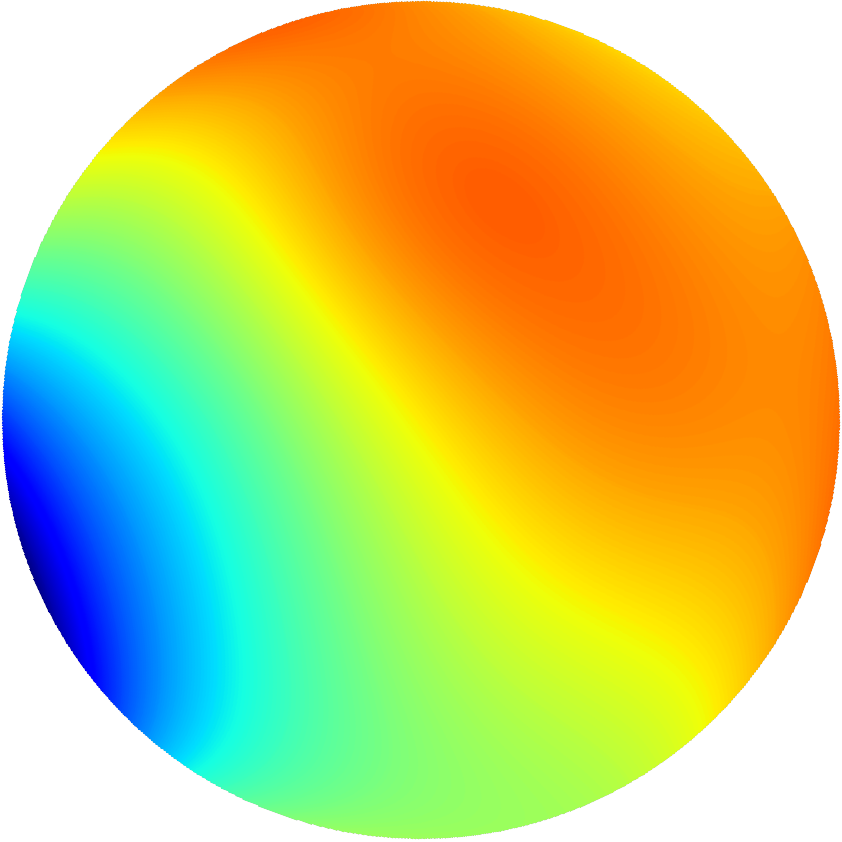
#> input picture ComparingCalciumAndElectrophysiologyMapping/data/bottom.png, 842 x 842 px
$ jupyter execute main.ipynb
#> lines starting #> are read from the running program, lines starting #| are printed output that depends on the picture
This code reproduces the comparison between the electrophysiological data and the calcium data.

### Instructions:
1. (Optional) Before proceeding, place the rotated `.PNG` files (e.g., the 2D projection of 3D mapping) into the `data` subfolder and name them as:
   - `top.PNG`
   - `bottom.PNG`
   - `Calcium.PNG`

2. (Optional) Crop the `.PNG` files so that they form a square, ensuring the edges touch the boundary of the mapping. This means creating the smallest possible square that captures the entire image.

3. The current folder is already filled with the necessary `.PNG` files. You can directly use the provided example without the previous step.

Step 1: Scale to same Dimension
Different images have different dimensions. Therefore, scale all images to match the smallest image among them.

This scaling is based on the assumption that all images have the same radius.

[cell 1]
from PIL import Image
import numpy as np
import matplotlib.pyplot as plt

# Load the images
image1_path = 'data/bottom.png'
image2_path = 'data/Calcium.png'
image3_path = 'data/top.png'

image1 = Image.open(image1_path)
#> image1 is the input picture: PIL image 842x842 RGBA; mean R, G, B, A 199, 205, 109.7, 198.4
image2 = Image.open(image2_path)
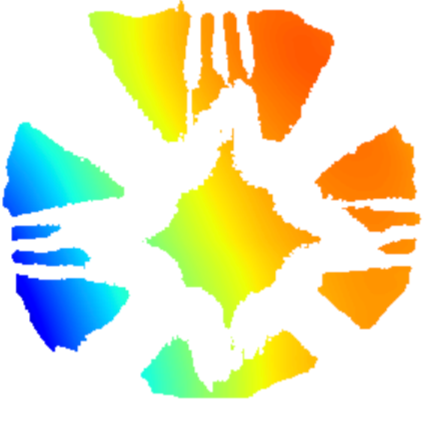
#> input picture ComparingCalciumAndElectrophysiologyMapping/data/Calcium.png, 423 x 423 px
#> image2 is the input picture: PIL image 423x423 RGBA; mean R, G, B, A 231.2, 229.8, 190.3, 255
image3 = Image.open(image3_path)
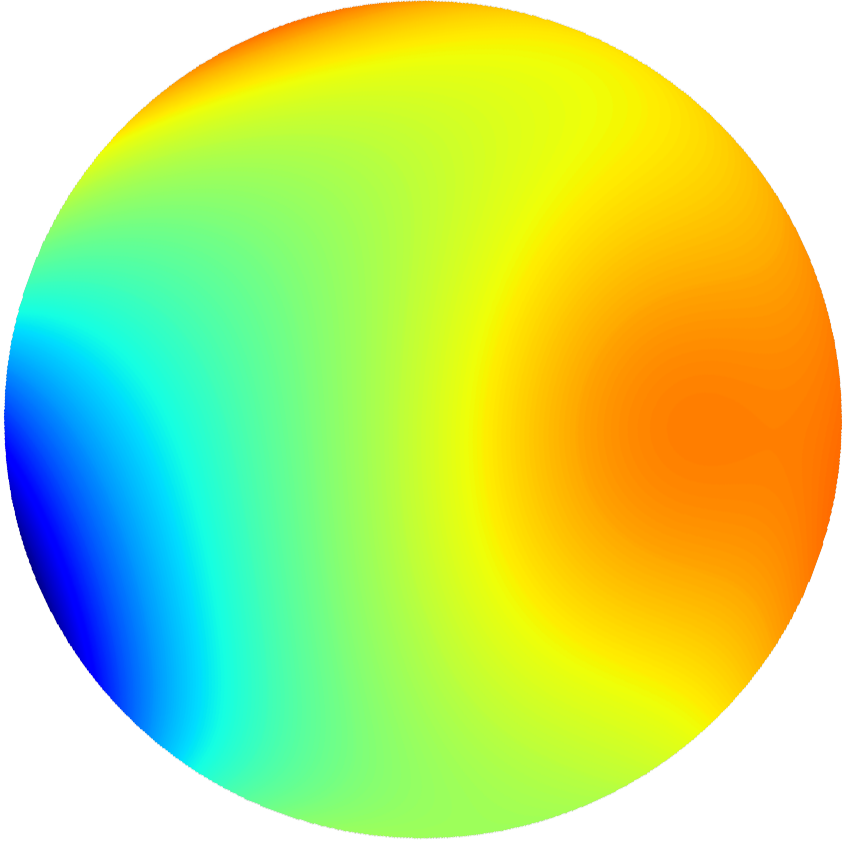
#> input picture ComparingCalciumAndElectrophysiologyMapping/data/top.png, 842 x 842 px
#> image3 is the input picture: PIL image 842x842 RGBA; mean R, G, B, A 189.9, 226, 117.7, 198.4

# Find the smallest size among all three images
smallest_size = min(
    image1.size[0], image1.size[1],
    image2.size[0], image2.size[1],
    image3.size[0], image3.size[1]
)
#> smallest_size = 423
smallest_size = 211
# Resize all three images to the smallest size using the updated resampling method
image1_resized = image1.resize((smallest_size, smallest_size), Image.Resampling.LANCZOS)
image2_resized = image2.resize((smallest_size, smallest_size), Image.Resampling.LANCZOS)
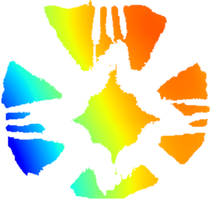
#> image2_resized: PIL image 211x211 RGBA; mean R, G, B, A 231.1, 229.7, 190.3, 255
image3_resized = image3.resize((smallest_size, smallest_size), Image.Resampling.LANCZOS)

# Convert images to numpy matrices
image1_matrix = np.array(image1_resized)
image2_matrix = np.array(image2_resized)
image3_matrix = np.array(image3_resized)

# Save the processed matrices
np.save('data/image1_matrix.npy', image1_matrix)
np.save('data/image2_matrix.npy', image2_matrix)
np.save('data/image3_matrix.npy', image3_matrix)

# Plot the resized images
plt.figure(figsize=(15, 5))

# Plot the first image
plt.subplot(1, 3, 1)
plt.title("Resized Image 1")
plt.imshow(image1_resized)
plt.axis('off')

# Plot the second image
plt.subplot(1, 3, 2)
plt.title("Resized Image 2")
plt.imshow(image2_resized)
plt.axis('off')

# Plot the third image
plt.subplot(1, 3, 3)
plt.title("Resized Image 3")
plt.imshow(image3_resized)
plt.axis('off')

plt.tight_layout()
plt.show()
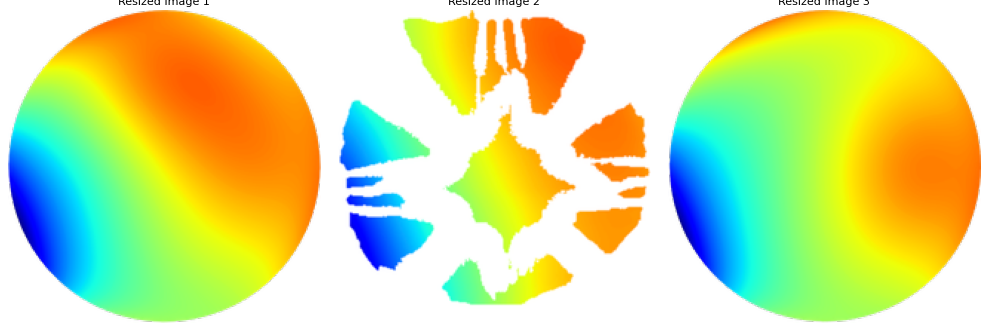
#> figure drawn by matplotlib, 3 panels

Step 2: Extract colormap

Run ExtractColorMap.py (Optional)

This code extracts the color from the JET mapping to numeric data, which can be used to map the projection value back to the latency value.

This step is optional, as the mapped values already include the color information in the file **`color_bar_valuesP.npy`**.

Step 3: Map back

This code maps the projection of the 2D data back to the latency value by calculating the distance between the color in the figure and the corresponding value in the ground truth (GT) mapping in HSV space.

### About HSV vs. RGB:
- **HSV (Hue, Saturation, Value)** is a color space that represents colors in terms of:
  - **Hue (H):** The type of color (e.g., red, blue, green) measured in degrees (0-360°).
  - **Saturation (S):** The intensity or purity of the color (0-100%).
  - **Value (V):** The brightness of the color (0-100%).

- **RGB (Red, Green, Blue)** represents colors as a combination of red, green, and blue light intensities (0-255 per channel).

By using HSV space, the mapping process becomes feasible as it the distance represents the distance in JET map

[cell 2]
import numpy as np
from PIL import Image
import matplotlib.pyplot as plt
import colorsys

def rgb_to_hsv(rgb):
    r, g, b = rgb[0]/255.0, rgb[1]/255.0, rgb[2]/255.0
    h, s, v = colorsys.rgb_to_hsv(r, g, b)
    return h, s, v

def hue_distance(h1, h2):
    diff = abs(h1 - h2)
    return min(diff, 1.0 - diff)

def load_data():
    image1_matrix = np.load('data/image1_matrix.npy')
    image2_matrix = np.load('data/image2_matrix.npy')
    image3_matrix = np.load('data/image3_matrix.npy')  # Added image3
    colorbar_values = np.load('colorbar_values.npy')
#> (reads ComparingCalciumAndElectrophysiologyMapping/colorbar_values.npy from the repository)
    return image1_matrix, image2_matrix, image3_matrix, colorbar_values  # Return image3

def create_value_mapping(colorbar_values):
    num_values = len(colorbar_values)
    numerical_values = np.linspace(0, 100, num_values)

    hsv_values = []
    for rgb in colorbar_values:
        h, s, v = rgb_to_hsv(rgb)
        hsv_values.append((h, s, v))

    return numerical_values, np.array(hsv_values)

def is_white_pixel(pixel, threshold=250):
    if len(pixel) == 4:
        r, g, b, a = pixel
        if a == 0:
            return 1
        else:
            return all(value >= threshold for value in [r, g, b])
    else:
        return all(value >= threshold for value in pixel)

def find_nearest_value(pixel_rgb, colorbar_hsv, mapped_values):
    if is_white_pixel(pixel_rgb):
        return np.nan

    rgb_values = pixel_rgb[:3] if len(pixel_rgb) == 4 else pixel_rgb
    pixel_h, pixel_s, pixel_v = rgb_to_hsv(rgb_values)

    distances = []
    for ref_hsv in colorbar_hsv:
        ref_h = ref_hsv[0]
        hue_dist = hue_distance(pixel_h, ref_h)
        sat_dist = abs(pixel_s - ref_hsv[1])
        val_dist = abs(pixel_v - ref_hsv[2])
        total_dist = hue_dist * 0.6 + sat_dist * 0.2 + val_dist * 0.2
        distances.append(total_dist)

    nearest_idx = np.argmin(distances)
    return 100 - mapped_values[nearest_idx]

def process_image(image_matrix, colorbar_hsv, mapped_values):
    height, width = image_matrix.shape[:2]
    result_matrix = np.zeros((height, width))

    for i in range(height):
        for j in range(width):
            pixel_rgb = image_matrix[i, j]
            result_matrix[i, j] = find_nearest_value(pixel_rgb, colorbar_hsv, mapped_values)
        if i % 50 == 0:
            print(f"Processing row {i}/{height}")

    return result_matrix

def plot_comparison(image_matrix, extracted_data, title):
    fig, (ax1, ax2) = plt.subplots(1, 2, figsize=(12, 5))

    ax1.imshow(image_matrix)
    ax1.set_title(f'Original {title}')
    ax1.axis('off')

    cmap = plt.cm.jet.copy()
    cmap.set_bad('white')

    im = ax2.imshow(extracted_data, cmap=cmap, vmin=0, vmax=100)
    ax2.set_title(f'Extracted Data {title}')
    plt.colorbar(im, ax=ax2, label='Value')

    plt.tight_layout()
    plt.show()

def main():
    print("Loading data...")
    image1_matrix, image2_matrix, image3_matrix, colorbar_values = load_data()

    print("Creating color mapping...")
    mapped_values, colorbar_hsv = create_value_mapping(colorbar_values)

    print("Processing image 1...")
    data1 = process_image(image1_matrix, colorbar_hsv, mapped_values)
    plot_comparison(image1_matrix, data1, "Image 1")

    print("Processing image 2...")
    data2 = process_image(image2_matrix, colorbar_hsv, mapped_values)
    plot_comparison(image2_matrix, data2, "Image 2")

    print("Processing image 3...")  # Added image3 processing
    data3 = process_image(image3_matrix, colorbar_hsv, mapped_values)
    plot_comparison(image3_matrix, data3, "Image 3")

    print("Saving results...")
    np.save('data/extracted_data1.npy', data1)
    np.save('data/extracted_data2.npy', data2)
    np.save('data/extracted_data3.npy', data3)  # Save data3

    return data1, data2, data3  # Return data3

if __name__ == "__main__":
    extracted_data1, extracted_data2, extracted_data3 = main()
